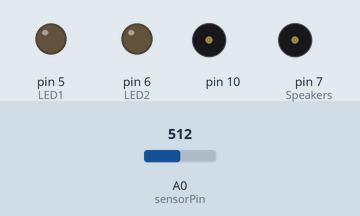
Recording of a sketch running on a simulated Arduino Uno, built with avr-gcc and run on an emulated ATmega328P. On the bench: output pins drawn as LEDs (lit = HIGH), buzzer (waves = sounding, pin HIGH). The inputs (shaded band) are chosen by the test bench; at power-on: A0 (sensorPin) = 512. What the sketch prints to the serial monitor is not drawn.

Above: at 1.2 s.
1.3 s: A0 (sensorPin) set to 217
3.1 s: A0 (sensorPin) set to 188
At 4.4 s:
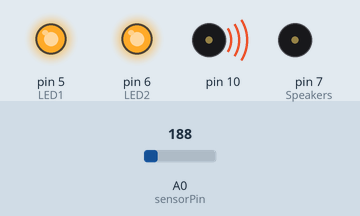
4.7 s: A0 (sensorPin) set to 306
At 5.8 s:
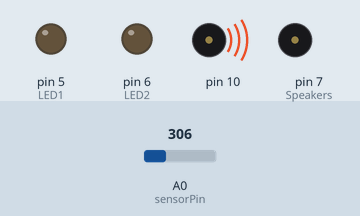
6.3 s: A0 (sensorPin) set to 41
At 7.1 s:
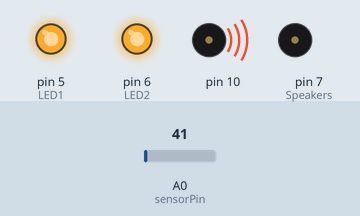
Timing chart, 0 to 8.9 s (numbered marks = the images above; inputs shaded):
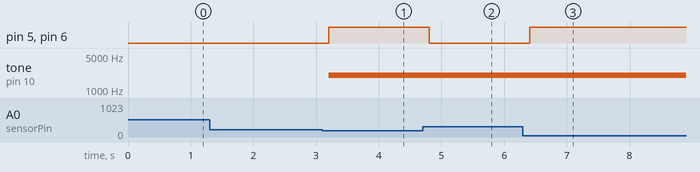

Measured:
- the behaviour switches between 200 and 199 on A0 (sensorPin) (found by bisection; images 0 and 1)
- after the input at 1.3 s, every drawn part: stays the same
- after the input at 3.1 s, pin 5 (LED1), pin 6 (LED2): LOW → HIGH after 0.10 s; tone on pin 10: silent → 2000 Hz after 0.10 s
- after the input at 4.7 s, pin 5 (LED1), pin 6 (LED2): HIGH → LOW after 0.11 s
- after the input at 6.3 s, pin 5 (LED1), pin 6 (LED2): LOW → HIGH after 0.11 s

The sketch:

FinalArduinoSide.ino
```cpp
//Declaring the Light Sensor
int sensorPin = A0;
int sensorValue = 0;

const int LED1 = 5;
const int LED2 = 6;

const int Speakers = 7;

void setup() {
  //Allows for numbers to be read in inspector
  Serial.begin(9600);

  //LED Eyes
  pinMode(LED1, OUTPUT);
  pinMode(LED2, OUTPUT);
  //Speakers
  pinMode(Speakers, OUTPUT);
}

void loop() {
  // put your main code here, to run repeatedly:
  sensorValue = analogRead(sensorPin);
  sensorValue = sensorValue / 4; //divide val by 4 or remap values to get byte-sized 0-255
  delay(100); // Wait 100 milliseconds
  //Serial.println(sensorValue);

  if (sensorValue < 50) {

    digitalWrite(LED1, HIGH);

    digitalWrite(LED2, HIGH);

    tone(Speakers, 2000);
   // noTone(10);
  }

  else if (sensorValue > 51 && sensorValue < 100) {

    digitalWrite(LED1, LOW);

    digitalWrite(LED2, LOW);

    noTone(10);
    delay(0);
  }

  else if (sensorValue > 101) {

    digitalWrite(LED1, LOW);

    digitalWrite(LED2, LOW);

    //tone(Speakers, 2000);
    noTone(10);
    delay(0);
  }
  Serial.write(sensorValue);  //to send binary data to Processing
}
```
